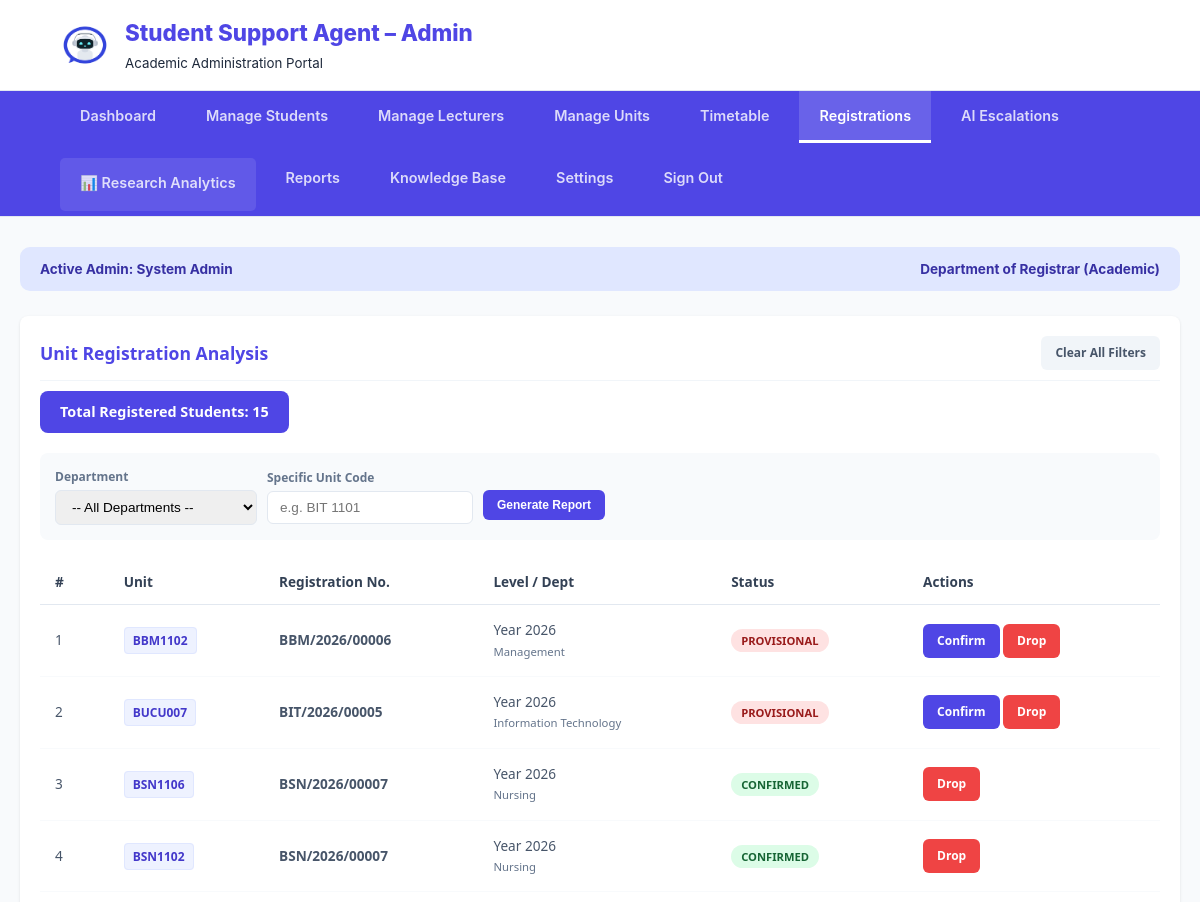
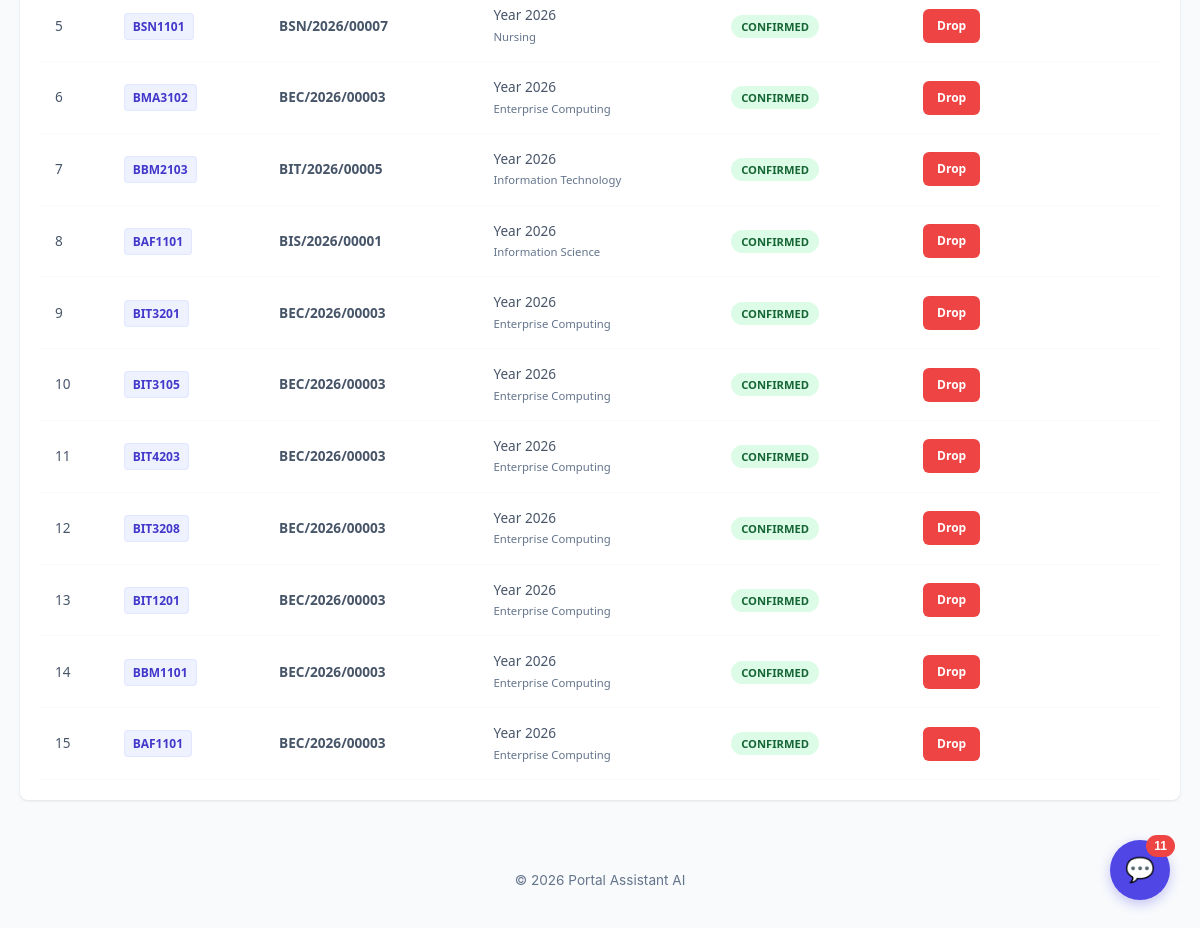
Page /Admin/Admin-index.php?section=registrations (signed in) on the committed database (2 pictures, top to bottom).
### tables this page shows
CREATE TABLE `registered_courses` (
  `id` int(11) NOT NULL,
  `student_reg_no` varchar(30) NOT NULL,
  `unit_code` varchar(20) NOT NULL,
  `department` varchar(100) DEFAULT NULL,
  `exam_type` varchar(30) NOT NULL,
  `class_group` varchar(20) NOT NULL,
  `semester` varchar(20) NOT NULL,
  `academic_year` varchar(10) NOT NULL,
  `status` enum('Provisional','Confirmed') DEFAULT 'Provisional',
  `registered_at` timestamp NOT NULL DEFAULT current_timestamp()
);

### Admin/view_registrations.php (the view, shortened to what this page needs)
<?php
$where_clause = "WHERE 1=1";
$selected_dept = isset($_POST['dept_filter']) ? mysqli_real_escape_string($conn, $_POST['dept_filter']) : "";
$selected_unit = isset($_POST['unit_filter']) ? mysqli_real_escape_string($conn, $_POST['unit_filter']) : "";
$query = "SELECT * FROM registered_courses $where_clause ORDER BY registered_at DESC";
$result = mysqli_query($conn, $query);
$total_students = mysqli_num_rows($result);
?>
<div class="master-plan-container">
    <div class="plan-header">
        <h2>Unit Registration Analysis</h2>
        <a href="Admin-index.php?section=registrations" class="btn-action" style="background: #f1f5f9; color: #475569;">Clear All Filters</a>
    </div>
    <div class="summary-counter">
        <?php
            if(!empty($selected_dept) || !empty($selected_unit)){
                echo "Found " . $total_students . " student(s) matching your filters.";
            } else {
                echo "Total Registered Students: " . $total_students;
            }
        ?>
    </div>
    <form method="POST" class="filter-bar">
        <div style="display:flex; flex-direction:column; gap:4px;">
            <label style="font-size: 0.75rem; font-weight:700; color:#64748b;">Department</label>
            <select name="dept_filter" class="filter-input">
                <option value="">-- All Departments --</option>
            </select>
        </div>
        <div style="display:flex; flex-direction:column; gap:4px;">
            <label style="font-size: 0.75rem; font-weight:700; color:#64748b;">Specific Unit Code</label>
            <input type="text" name="unit_filter" placeholder="e.g. BIT 1101" class="filter-input" value="<?php echo htmlspecialchars($selected_unit); ?>">
        </div>
        <button type="submit" name="filter_reg" class="btn-action btn-confirm" style="margin-top: 18px;">Generate Report</button>
    </form>
    <table class="workload-table">
        <thead>
            <tr>
                <th>#</th>
                <th>Unit</th>
                <th>Registration No.</th>
                <th>Level / Dept</th>
                <th>Status</th>
                <th>Actions</th>
            </tr>
        </thead>
        <tbody>
            <?php if($total_students > 0): $count = 1; ?>
                <?php while($row = mysqli_fetch_assoc($result)): ?>
                <tr>
                    <td><?php echo $count++; ?></td>
                    <td><span class="unit-badge"><?php echo htmlspecialchars($row['unit_code']); ?></span></td>
                    <td style="font-weight: 600;"><?php echo htmlspecialchars($row['student_reg_no']); ?></td>
                    <td>
                        <span style="display:block; font-weight: 500;">Year <?php echo $row['academic_year']; ?></span>
                        <small style="color:#64748b;"><?php echo htmlspecialchars($row['department']); ?></small>
                    </td>
                    <td><span class="status-tag <?php echo strtolower($row['status']); ?>"><?php echo $row['status']; ?></span></td>
                    <td>
                        <?php if($row['status'] == 'Provisional'): ?>
                            <a href="Admin-index.php?section=registrations&action=confirm&reg_id=<?php echo $row['id']; ?>" class="btn-action btn-confirm">Confirm</a>
                        <?php endif; ?>
                        <a href="Admin-index.php?section=registrations&action=drop&reg_id=<?php echo $row['id']; ?>" class="btn-action btn-drop" onclick="return confirm('Drop student?')">Drop</a>
                    </td>
                </tr>
                <?php endwhile; ?>
            <?php else: ?>
                <tr><td colspan="6" style="text-align:center; padding: 40px; color: #94a3b8;">No students found for this department/unit combination.</td></tr>
            <?php endif; ?>
        </tbody>
    </table>
</div>

### Admin/Admin-index.php (shortened to what this page needs)
<?php
$admin_name = $_SESSION['user_name'] ?? 'Administrator';
$conn = mysqli_connect("localhost", "root", "", "Portal-Asisstant-AI");
$section = $_GET['section'] ?? 'dashboard';
$notif_q = mysqli_query($conn, "SELECT COUNT(*) as count FROM admin_referrals WHERE status='pending'");
$notif_count = mysqli_fetch_assoc($notif_q)['count'] ?? 0;
?>
<!DOCTYPE html>
<html lang="en">
<head>
</head>
<body>
<header>
    <div class="branding">
        <img src="../Images/logo.jpg" class="logoimg" alt="Logo">
        <div>
            <h1>Student Support Agent – Admin</h1>
            <small>Academic Administration Portal</small>
        </div>
    </div>
</header>
<nav>
    <div class="nav-top">
        <a href="Admin-index.php?section=dashboard" class="<?php echo ($section === 'dashboard') ? 'active' : ''; ?>">Dashboard</a>
        <a href="Admin-index.php?section=students" class="<?php echo ($section === 'students' || $section === 'add_student' || $section === 'edit_student') ? 'active' : ''; ?>">Manage Students</a>
        <a href="Admin-index.php?section=lecturers" class="<?php echo ($section === 'lecturers' || $section === 'add_lecturer') ? 'active' : ''; ?>">Manage Lecturers</a>
        <a href="Admin-index.php?section=units" class="<?php echo ($section === 'units' || $section === 'add_workload' || $section === 'add_unit' || $section === 'edit_unit') ? 'active' : ''; ?>">Manage Units</a>
        <a href="Admin-index.php?section=timetable" class="<?php echo ($section === 'timetable') ? 'active' : ''; ?>">Timetable</a>
        <a href="Admin-index.php?section=registrations" class="<?php echo ($section === 'registrations') ? 'active' : ''; ?>">Registrations</a>
        <a href="Admin-index.php?section=escalations" class="<?php echo ($section === 'escalations') ? 'active' : ''; ?>">AI Escalations</a>
        <a href="Admin-index.php?section=analytics" class="nav-research <?php echo ($section === 'analytics') ? 'active' : ''; ?>">📊 Research Analytics</a>
        <a href="Admin-index.php?section=reports" class="<?php echo ($section === 'reports') ? 'active' : ''; ?>">Reports</a>
        <a href="Admin-index.php?section=kb" class="<?php echo ($section === 'kb') ? 'active' : ''; ?>">Knowledge Base</a>
        <a href="Admin-index.php?section=settings" class="<?php echo ($section === 'settings') ? 'active' : ''; ?>">Settings</a>
        <a href="../logout.php">Sign Out</a>
    </div>
</nav>
<?php if ($section !== 'dashboard' && $section !== 'analytics' && $section !== 'reports' && $section !== 'settings' && $section !== 'kb'): ?>
<div class="nav-sub">
</div>
<?php endif; ?>
<div class="container">
    <div class="admin-strip">
        <span>Active Admin: <strong><?php echo htmlspecialchars($admin_name); ?></strong></span>
        <span>Department of Registrar (Academic)</span>
    </div>
    <?php
    switch($section) {
        case 'dashboard': ?>
        <?php break;
        case 'registrations':
            include('view_registrations.php');
            break;
    }
    ?>
</div>
<?php if($notif_count > 0): ?>
    <button onclick="openEscalations()" class="chat-fab">💬<span class="badge"><?php echo $notif_count; ?></span></button>
<?php endif; ?>
<footer>
    &copy; 2026 Portal Assistant AI
</footer>
</body>
</html>

### Admin/Admin-index.php (style rules this page uses)
:root { --primary: #4f46e5; --primary-dark: #3730a3; --bg: #f8fafc; --white: #ffffff; --text-main: #1e293b; --text-light: #64748b; --border: #e2e8f0; --accent: #e0e7ff; --success: #10b981; --research: #8b5cf6; --warning: #f59e0b; --danger: #ef4444; }
body { font-family: 'Inter', system-ui, sans-serif; background: var(--bg); color: var(--text-main); margin: 0; line-height: 1.5; }
header { background: var(--white); border-bottom: 1px solid var(--border); padding: 1rem 5%; display: flex; align-items: center; justify-content: space-between; }
.branding { display: flex; align-items: center; gap: 15px; }
.logoimg { height: 50px; border-radius: 8px; }
.branding h1 { margin: 0; font-size: 1.4rem; color: var(--primary); font-weight: 800; }
nav { background: var(--primary); padding: 0 5%; }
.nav-top { display: flex; gap: 10px; flex-wrap: wrap; }
nav a { color: rgba(255,255,255,0.8); text-decoration: none; padding: 14px 20px; font-size: 0.9rem; font-weight: 600; transition: 0.3s; border-bottom: 3px solid transparent; }
nav a.active { color: white; background: rgba(255,255,255,0.15); border-bottom: 3px solid white; }
.nav-research { background: rgba(255,255,255,0.1); border-radius: 5px; margin: 5px 0; }
.nav-sub { background: #f1f5f9; display: flex; gap: 10px; padding: 0 5%; border-bottom: 1px solid var(--border); flex-wrap: wrap; }
.container { max-width: 1400px; margin: 30px auto; padding: 0 20px; }
.admin-strip { background: var(--accent); padding: 12px 20px; border-radius: 10px; margin-bottom: 25px; display: flex; justify-content: space-between; align-items: center; color: var(--primary-dark); font-weight: 700; font-size: 0.85rem; flex-wrap: wrap; gap: 10px; }
footer { text-align: center; padding: 40px; color: var(--text-light); font-size: 0.85rem; }
.chat-fab { position: fixed; bottom: 30px; right: 30px; background: var(--primary); color: white; width: 60px; height: 60px; border-radius: 50%; display: flex; align-items: center; justify-content: center; font-size: 24px; box-shadow: 0 4px 12px rgba(79, 70, 229, 0.3); z-index: 1000; text-decoration: none; border: none; cursor: pointer; }
.badge { position: absolute; top: -5px; right: -5px; background: #ef4444; color: white; padding: 4px 8px; border-radius: 12px; font-size: 12px; font-weight: bold; }

### Admin/view_registrations.php (style rules this page uses)
.master-plan-container { background: #ffffff; padding: 20px; border-radius: 8px; box-shadow: 0 1px 3px rgba(0,0,0,0.1); font-family: 'Segoe UI', sans-serif; }
.plan-header { display: flex; justify-content: space-between; align-items: center; margin-bottom: 10px; padding-bottom: 10px; border-bottom: 1px solid #f1f5f9; }
.plan-header h2 { color: #4f46e5; font-size: 1.1rem; font-weight: 700; margin: 0; }
.summary-counter { background: #4f46e5; color: white; padding: 10px 20px; border-radius: 8px; margin-bottom: 20px; display: inline-block; font-weight: 600; font-size: 0.9rem; }
.filter-bar { display: flex; gap: 10px; background: #f8fafc; padding: 15px; border-radius: 8px; margin-bottom: 20px; flex-wrap: wrap; align-items: center; }
.filter-input { padding: 8px 12px; border: 1px solid #e2e8f0; border-radius: 6px; font-size: 0.85rem; min-width: 180px; }
.workload-table { width: 100%; border-collapse: collapse; }
.workload-table th { text-align: left; padding: 12px 15px; color: #334155; font-weight: 700; border-bottom: 1px solid #e2e8f0; font-size: 0.85rem; }
.workload-table td { padding: 15px; border-bottom: 1px solid #f8fafc; color: #475569; font-size: 0.85rem; vertical-align: middle; }
.unit-badge { background: #eef2ff; color: #4338ca; font-weight: 700; padding: 4px 8px; border-radius: 4px; font-size: 0.75rem; border: 1px solid #e0e7ff; }
.status-tag { padding: 4px 10px; border-radius: 20px; font-size: 0.7rem; font-weight: 700; text-transform: uppercase; }
.confirmed { background: #dcfce7; color: #166534; }
.provisional { background: #fee2e2; color: #991b1b; }
.btn-action { text-decoration: none; padding: 8px 14px; border-radius: 6px; font-size: 0.75rem; font-weight: 600; display: inline-block; transition: 0.2s; border: none; cursor: pointer; }
.btn-confirm { background: #4f46e5; color: white; }
.btn-drop { background: #ef4444; color: white; }

### rows in the picture
registered_courses: unit_code "BBM1102", student_reg_no "BBM/2026/00006", academic_year "2026", department "Management", status "PROVISIONAL"
registered_courses: unit_code "BUCU007", student_reg_no "BIT/2026/00005", academic_year "2026", department "Information Technology", status "PROVISIONAL"
registered_courses: unit_code "BSN1106", student_reg_no "BSN/2026/00007", academic_year "2026", department "Nursing", status "CONFIRMED"
registered_courses: unit_code "BSN1102", student_reg_no "BSN/2026/00007", academic_year "2026", department "Nursing", status "CONFIRMED"
registered_courses: unit_code "BSN1101", student_reg_no "BSN/2026/00007", academic_year "2026", department "Nursing", status "CONFIRMED"
registered_courses: unit_code "BMA3102", student_reg_no "BEC/2026/00003", academic_year "2026", department "Enterprise Computing", status "CONFIRMED"
registered_courses: unit_code "BBM2103", student_reg_no "BIT/2026/00005", academic_year "2026", department "Information Technology", status "CONFIRMED"
registered_courses: unit_code "BAF1101", student_reg_no "BIS/2026/00001", academic_year "2026", department "Information Science", status "CONFIRMED"
registered_courses: unit_code "BIT3201", student_reg_no "BEC/2026/00003", academic_year "2026", department "Enterprise Computing", status "CONFIRMED"
registered_courses: unit_code "BIT3105", student_reg_no "BEC/2026/00003", academic_year "2026", department "Enterprise Computing", status "CONFIRMED"
registered_courses: unit_code "BIT4203", student_reg_no "BEC/2026/00003", academic_year "2026", department "Enterprise Computing", status "CONFIRMED"
registered_courses: unit_code "BIT3208", student_reg_no "BEC/2026/00003", academic_year "2026", department "Enterprise Computing", status "CONFIRMED"
registered_courses: unit_code "BIT1201", student_reg_no "BEC/2026/00003", academic_year "2026", department "Enterprise Computing", status "CONFIRMED"
registered_courses: unit_code "BBM1101", student_reg_no "BEC/2026/00003", academic_year "2026", department "Enterprise Computing", status "CONFIRMED"
registered_courses: unit_code "BAF1101", student_reg_no "BEC/2026/00003", academic_year "2026", department "Enterprise Computing", status "CONFIRMED"

### other values in the picture
$admin_name "System Admin"
$total_students "15"
$notif_count "11"
